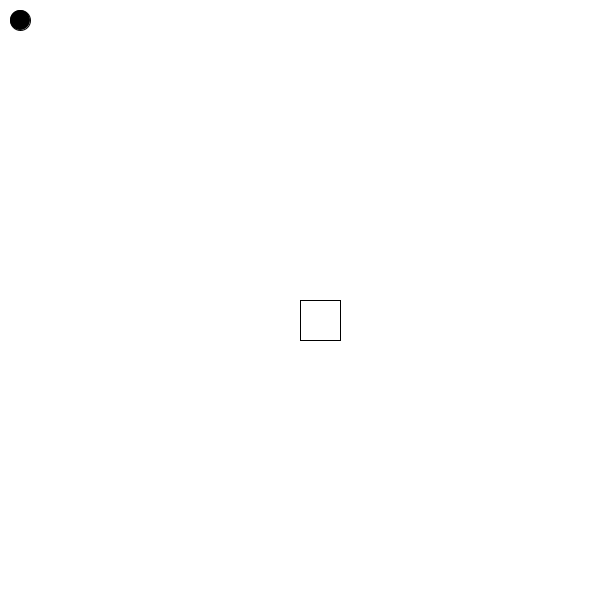
Frame 1 (no input)
Frame 60 (the mouse pressed at the canvas centre just before this capture): identical to frame 1, image omitted
Frame 120 (the mouse held since frame 60 and released just before this capture): identical to frame 1, image omitted

The Processing sketch that drew this single still picture (run headless with seeded random() and noise(); from frame 60 on, the mouse is pressed at the canvas centre):

// Processing sketch: stacks_09
// ── stacks_09.pde
void setup() {
  size(600, 600);
}

void draw() {
  background(255);
  rect(width/2, height/2, 40, 40);
  pushStyle();
  fill(0);
  
  circle(20, 20, 20);
  popStyle();
}
